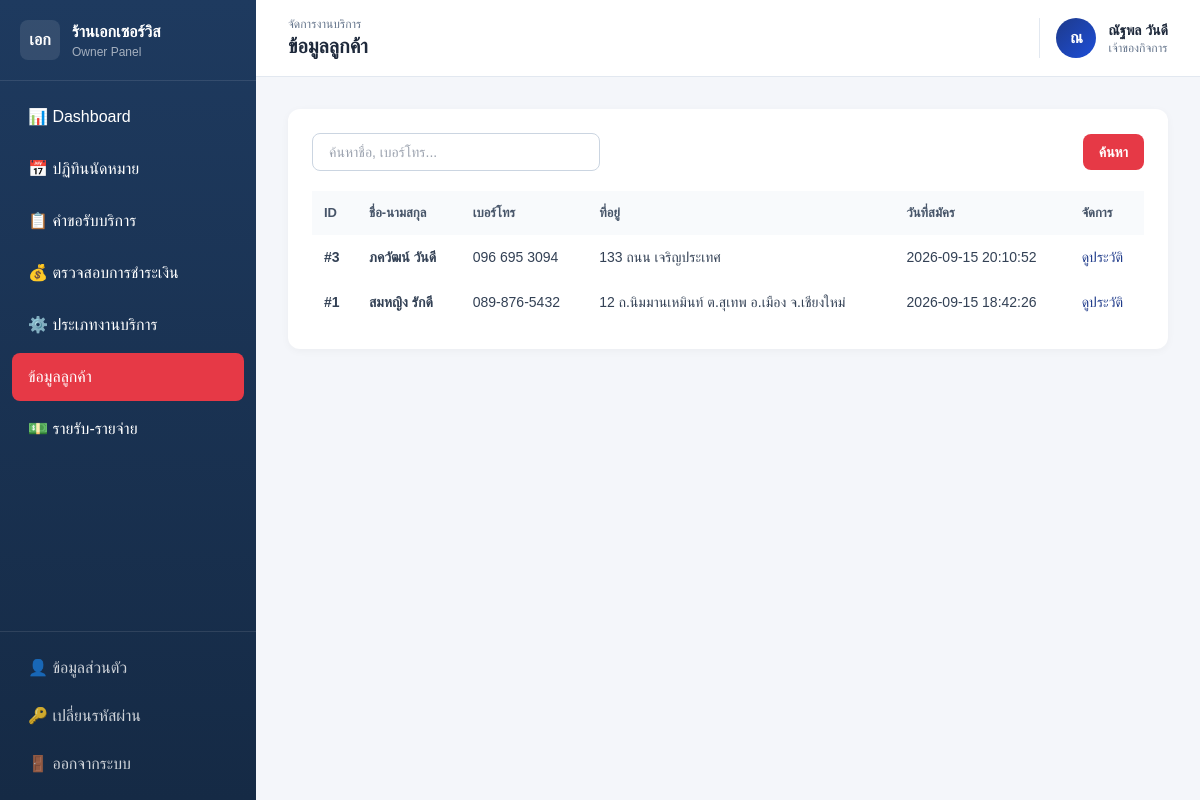
Page /owner/customers.php (signed in) on the committed database.
### tables this page shows
CREATE TABLE customer (
    customer_id INTEGER PRIMARY KEY AUTOINCREMENT,
    line_user_id TEXT NOT NULL UNIQUE,
    full_name TEXT NOT NULL,
    phone TEXT,
    email TEXT,
    password TEXT,
    address TEXT,
    latitude REAL,
    longitude REAL,
    created_at TEXT NOT NULL DEFAULT CURRENT_TIMESTAMP
);

### owner/customers.php (the view, shortened to what this page needs)
<?php
require_once __DIR__ . '/../includes/header_owner.php';
$search = trim($_GET['search'] ?? '');
$sql = "SELECT * FROM Customer WHERE 1=1";
$params = [];
$sql .= " ORDER BY created_at DESC";
$stmt = $pdo->prepare($sql);
$stmt->execute($params);
$customers = $stmt->fetchAll();
?>
<div class="card p-6">
  <form method="GET" class="flex items-center justify-between mb-5 flex-wrap gap-3">
    <input type="text" name="search" value="<?= htmlspecialchars($search) ?>" placeholder="ค้นหาชื่อ, เบอร์โทร..." class="px-4 py-2 border border-slate-300 rounded-lg w-72 text-sm outline-none" />
    <button class="btn-accent px-4 py-2 rounded-lg text-sm font-semibold">ค้นหา</button>
  </form>
  <div class="overflow-x-auto">
    <table class="w-full data-table">
      <thead><tr><th class="text-left p-3">ID</th><th class="text-left p-3">ชื่อ-นามสกุล</th><th class="text-left p-3">เบอร์โทร</th><th class="text-left p-3">ที่อยู่</th><th class="text-left p-3">วันที่สมัคร</th><th class="text-left p-3">จัดการ</th></tr></thead>
      <tbody>
      <?php foreach ($customers as $c): ?>
        <tr class="hover:bg-slate-50">
          <td class="p-3 font-semibold">#<?= $c['customer_id'] ?></td>
          <td class="p-3 font-semibold"><?= htmlspecialchars($c['full_name']) ?></td>
          <td class="p-3"><?= htmlspecialchars($c['phone']) ?></td>
          <td class="p-3 text-sm"><?= htmlspecialchars($c['address']) ?></td>
          <td class="p-3 text-sm text-slate-500"><?= $c['created_at'] ?></td>
          <td class="p-3"><a href="/testtt/owner/jobs.php?search=<?= urlencode($c['full_name']) ?>" class="text-blue-900 hover:underline text-sm">ดูประวัติ</a></td>
        </tr>
      <?php endforeach; ?>
      </tbody>
    </table>
  </div>
</div>
<?php require_once __DIR__ . '/../includes/footer.php'; ?>

### includes/header_owner.php (style rules this page uses)
* { font-family: 'Kanit', sans-serif; box-sizing: border-box; }
body { background: #f4f6fa; margin: 0; }
.card { background: white; border-radius: 12px; box-shadow: 0 2px 8px rgba(0,0,0,0.04); }
.btn-accent { background: #e63946; color: white; }
table.data-table th { background: #f8fafc; color: #475569; font-weight: 600; font-size: 13px; }
table.data-table td { font-size: 14px; color: #334155; }

### rows in the picture
customer: customer_id "3", full_name "ภควัฒน์ วันดี", phone "096 695 3094", address "133 ถนน เจริญประเทศ", created_at "2026-09-15 20:10:52"
customer: customer_id "1", full_name "สมหญิง รักดี", phone "089-876-5432", address "12 ถ.นิมมานเหมินท์ ต.สุเทพ อ.เมือง จ.เชียงใหม่", created_at "2026-09-15 18:42:26"

### other values in the picture
$breadcrumb "จัดการงานบริการ"
$pageTitle "ข้อมูลลูกค้า"
mb_substr($me['name'], 0, 1) "ณ"
$me['name'] "ณัฐพล วันดี"
